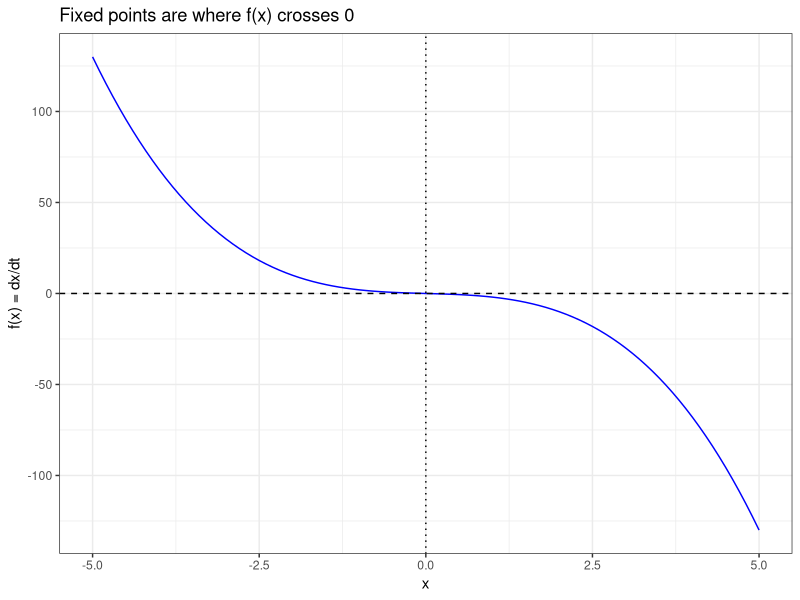
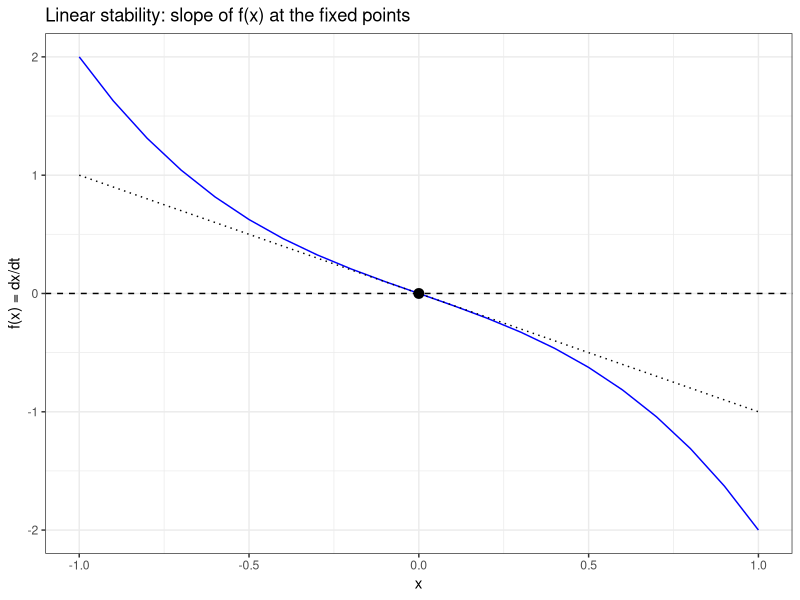
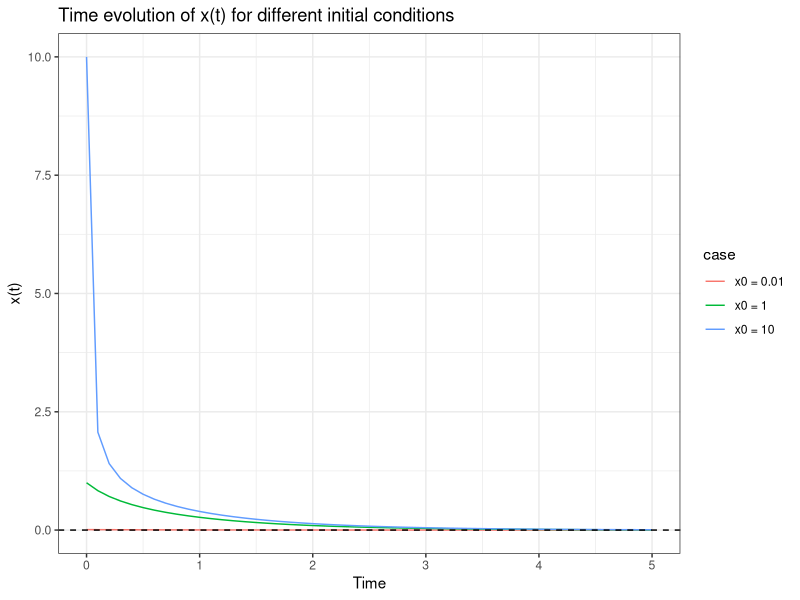

Here is the R script that generated these plots, in order:
## ---- chunk 1
# Load ggplot

library(ggplot2)

# --- RHS of the DS

# f(x) = dx/dt
f <- function(x, a = 1, b = 1) {
  -a*x - b * x^3
}

# --- Parameters ---

a <- 1
b <- 1

# Create a grid of x values to plot f(x)
x_grid <- seq(-5, 5, by = 0.1)

data_f <- data.frame(
  x = x_grid,
  dxdt = f(x_grid)
)

# Plot f(x) = dx/dt
ggplot(data = data_f, aes(x = x, y = dxdt)) +
  
  # The curve f(N)
  geom_line(color = "blue") +
  
  # The line y = 0 (where fixed points happen)
  geom_hline(yintercept = 0, linetype = "dashed") +
  
  # Mark the fixed points we expect: 0
  geom_vline(xintercept = c(0, 0), linetype = "dotted") +
  
  # Labels
  xlab("x") +
  ylab("f(x) = dx/dt") +
  ggtitle("Fixed points are where f(x) crosses 0") +
  
  theme_bw()


# Finding polynomical roots

root0 <- polyroot(c(0, -1, 0, -1))
root0

# Finding nonlinear roots

root0_NL <- uniroot(f, interval = c(-1, 1))$root
root0_NL

## ---- chunk 2
fprime <- function(x, a, b) -a - 3 * b * x^2

x_star <- 0
fprime(x_star, a, b)
## ---- chunk 3
x_grid <- seq(-1, 1, by = 0.1)

data_f <- data.frame(
  x = x_grid,
  dxdt = f(x_grid)
)

tangent <- function(x, xstar, a = 1, b = 1) {
  f(xstar, a, b) + fprime(xstar, a, b) * (x - xstar)
}

data_tan0 <- data.frame(x = x_grid, y = tangent(x_grid, root0_NL), which = "tangent at x* ~ 0")

ggplot(data_f, aes(x = x, y = dxdt)) +
  geom_line(color = "blue") +
  geom_hline(yintercept = 0, linetype = "dashed") +
  geom_point(data = data.frame(N = root0_NL, dNdt = 0),
             aes(x = N, y = dNdt), size = 3) +
  geom_line(data = data_tan0, aes(x = x, y = y), linetype = "dotted") +
  xlab("x") +
  ylab("f(x) = dx/dt") +
  ggtitle("Linear stability: slope of f(x) at the fixed points") +
  theme_bw()

## ---- chunk 4
library(deSolve)

x_ode <- function(t, state, parameters) {
  
  # Population size
  x <- state["x"]
  
  # Parameters
  a <- parameters["a"]
  b <- parameters["b"]
  
  # Logistic growth equation
  dx <- -a*x - b*x^3
  
  # Return the derivative
  list(c(dx))
}

# Growth rate
a <- 1

# Carrying capacity
b <- 1

# one close to equilibrium,

x0_1 <- 0.01

# one with moderate displacement,
x0_2 <- 1
# one with large displacement.
x0_3 <- 10

# Time points where the solution is computed
times <- seq(0, 5, by = 0.1)

# Numerical integration close to equilibrium
solution_1 <- ode(
  y = c(x = x0_1),
  times = times,
  func = x_ode,
  parms = c(a = a, b = b)
)

# Convert output to a data frame
solution_1 <- as.data.frame(solution_1)

# Numerical integration with moderate displacement
solution_2 <- ode(
  y = c(x = x0_2),
  times = times,
  func = x_ode,
  parms = c(a = a, b = b)
)

# Convert output to a data frame
solution_2 <- as.data.frame(solution_2)

# Numerical integration with large displacement
solution_3 <- ode(
  y = c(x = x0_3),
  times = times,
  func = x_ode,
  parms = c(a = a, b = b)
)

# Convert output to a data frame
solution_3 <- as.data.frame(solution_3)

## ---- chunk 5
# Add a label so we can tell the curves apart
solution_1$case <- "x0 = 0.01"
solution_2$case <- "x0 = 1"
solution_3$case <- "x0 = 10"

# Combine all solutions into one data frame
all_solutions <- rbind(solution_1, solution_2, solution_3)

# Create the plot
ggplot(data = all_solutions, aes(x = time, y = x, color = case)) +
  
  # Draw one line for each initial condition
  geom_line() +
  
  # Show the carrying capacity K
  geom_hline(yintercept = 0, linetype = "dashed") +
  
  # Label the axes
  xlab("Time") +
  ylab("x(t)") +
  
  # Title
  ggtitle("Time evolution of x(t) for different initial conditions") +
  
  # Clean theme
  theme_bw()
